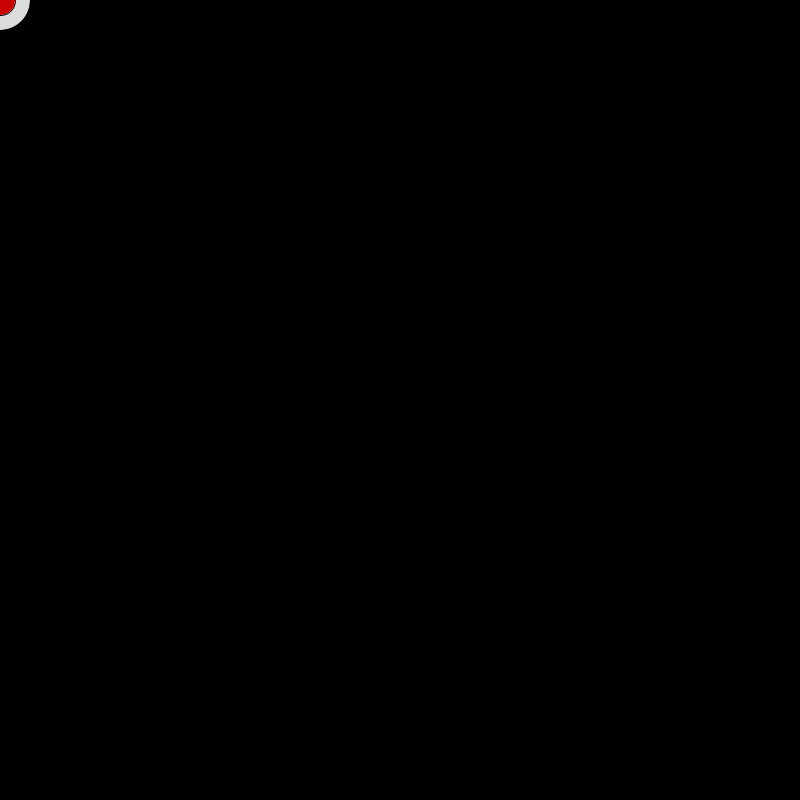
Frame 1 (no input)
Frame 60 (the mouse pressed at the canvas centre just before this capture): identical to frame 1, image omitted
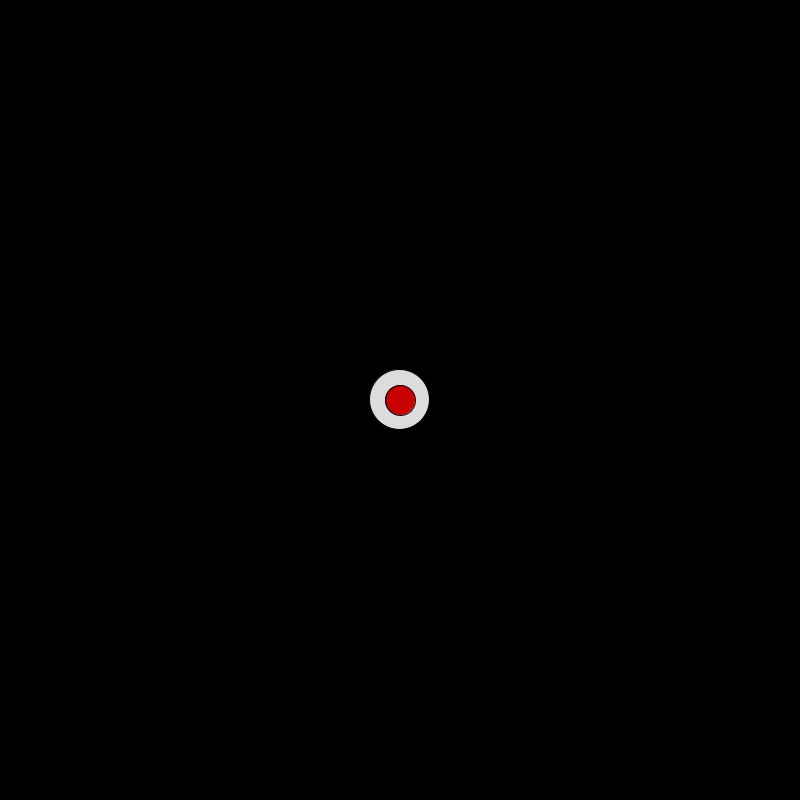
Frame 120 (the mouse held since frame 60 and released just before this capture)

The Processing sketch that drew these frames (run headless with seeded random() and noise(); from frame 60 on, the mouse is pressed at the canvas centre):

// Processing sketch: easing_01
// ── easing_01.pde
float x, y;
float easing = 0.1;

int diametro = 60;

void setup () {
  size (800, 800);
  noCursor();
}

void draw() {
  background(0);
  float targetX = mouseX;
  float targetY = mouseY;
  x +=(targetX - x) * easing;
  y +=(targetY - y) * easing;

  fill(220);
  ellipse(x, y, diametro, diametro);

  fill(200, 0, 0);
  ellipse(mouseX, mouseY, diametro/2, diametro/2);
  
  println("X " + targetX + ": " + x + " | Y " + targetY + ": " + y);
}
